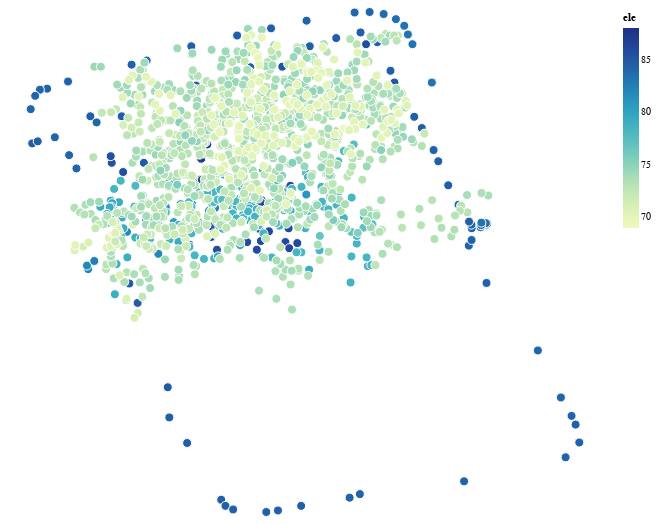

The cell this chart's notebook holds for it:
### Markdown cell above
Altair recipe:
- alt.Chart() => dataframe
- .mark_xx() => the kind of chart point
- .encode() => how to encode the data in the df for the chart
- .properties().interactive() => other properties, independent of data

### Code cell
(
    alt
    .Chart(gdf)
    .mark_geoshape(
        stroke='white'
    )
    .encode(
        color=alt.Color('ele'),
    )
    .properties(
        width=600,
        height=500
    )
)

### Figure 1 — Vega-Lite specification as saved in the notebook (floating-point values rounded to 4 significant figures; data arrays with more than 128 entries replaced by an {"elided": "..."} marker saying what was removed)
{"config": {"view": {"continuousWidth": 400, "continuousHeight": 300}}, "data": {"name": "data-6f2266b7c099aef5e95122c615021da0"}, "mark": {"type": "geoshape", "stroke": "white"}, "encoding": {"color": {"type": "quantitative", "field": "ele"}}, "height": 500, "width": 600, "$schema": "https://vega.github.io/schema/vega-lite/v4.8.1.json", "datasets": {"data-6f2266b7c099aef5e95122c615021da0": {"elided": "1414 records"}}}
